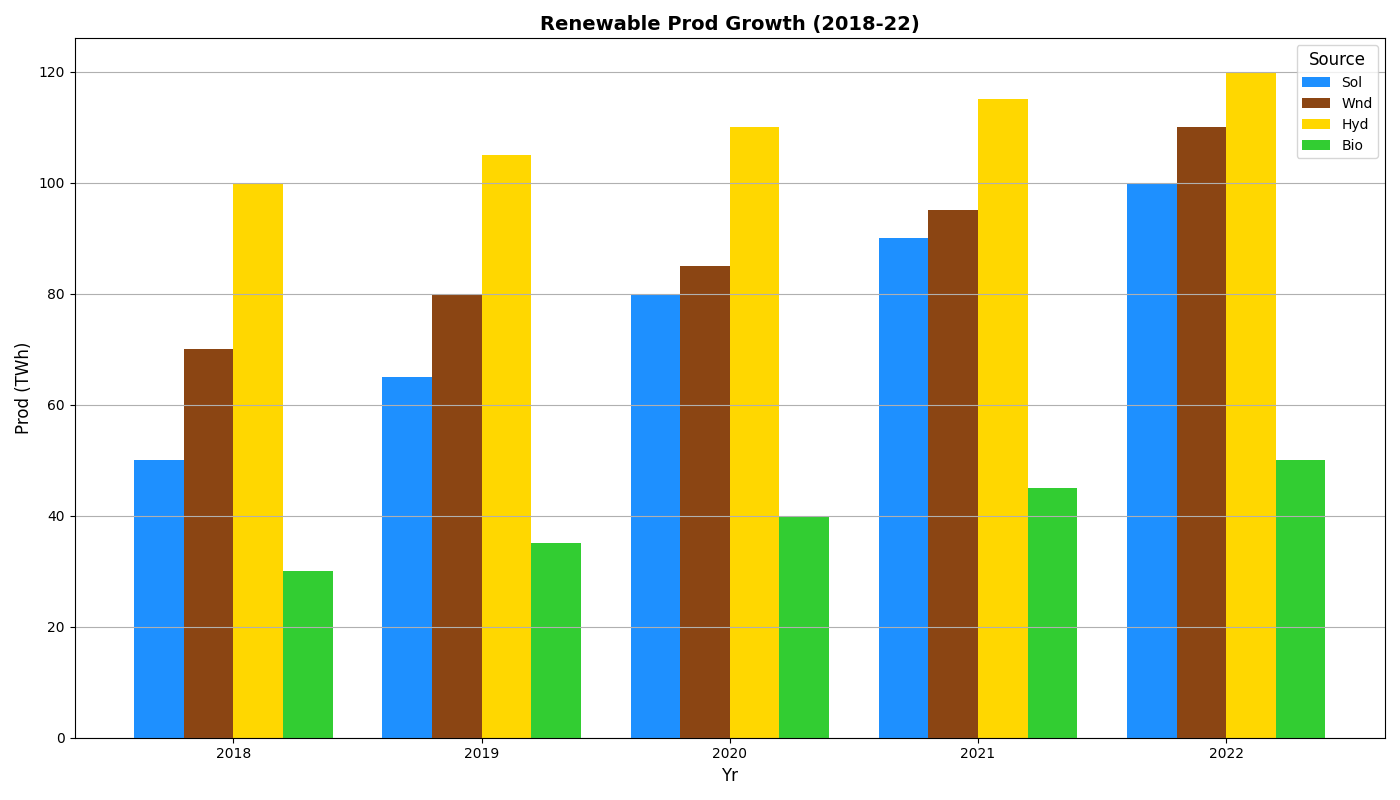

Write the Python code that produced this figure.
import matplotlib.pyplot as plt
import numpy as np

years = ['2018', '2019', '2020', '2021', '2022']
sources = ['Sol', 'Wnd', 'Hyd', 'Bio']

energy_production = np.array([
    [50, 65, 80, 90, 100],
    [70, 80, 85, 95, 110],
    [100, 105, 110, 115, 120],
    [30, 35, 40, 45, 50]
])

positions = np.arange(len(years))
bar_width = 0.2

fig, ax = plt.subplots(figsize=(14, 8))

colors = ['#1E90FF', '#8B4513', '#FFD700', '#32CD32']

for i, source in enumerate(sources):
    ax.bar(positions + i*bar_width, energy_production[i], bar_width, label=source, color=colors[i])

ax.set_xlabel('Yr', fontsize=12)
ax.set_ylabel('Prod (TWh)', fontsize=12)
ax.set_title('Renewable Prod Growth (2018-22)', fontsize=14, fontweight='bold')
ax.set_xticks(positions + bar_width*1.5)
ax.set_xticklabels(years, fontsize=10)
ax.legend(title='Source', fontsize=10, title_fontsize=12)

ax.yaxis.grid(True)
ax.xaxis.grid(False)

plt.tight_layout()
plt.show()
